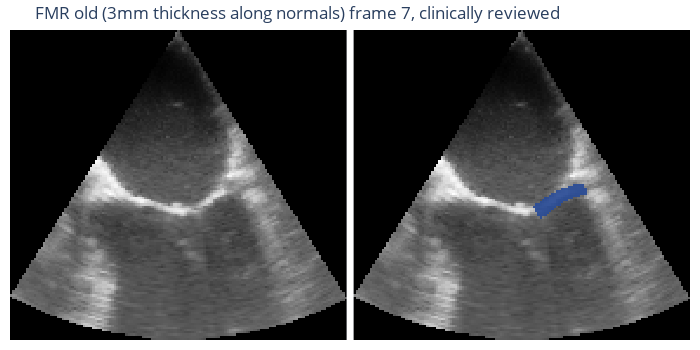
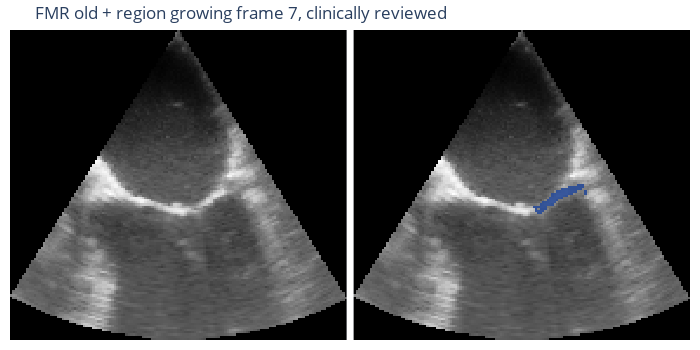

The cell these charts' notebook holds for them, in order:
### Code cell
# Plotting
data, name = fmr, "FMR"
axis, f = 0, int(data["nbf"] / 2)

# Plot one slice (middle)
foo = ecv.plot_slice(data["inputs"][f], {"anterior": data["old-ant"][f], "posterior": data["old-post"][f]},
                     int(data["voxshape"][axis]/2), axis=axis,
                     title=f"{name} old (3mm thickness along normals) frame {f}, clinically {reviewed}")
foo = ecv.plot_slice(data["inputs"][f], {"anterior": data["new-ant"][f], "posterior": data["new-post"][f]},
                     int(data["voxshape"][axis]/2), axis=axis,
                     title=f"{name} old + region growing frame {f}, clinically {reviewed}")
# Plot full sequence
ecv.sliced_sequence(data["inputs"], {"anterior": data["old-ant"], "posterior": data["old-post"]},
                    int(data["voxshape"][axis] / 2), axis=axis,
                    title=f"{name} old (3mm thickness along normals), clinically {reviewed}",
                    filename=f"{name}_oldway_axis-{axis}_{reviewed}.gif")
ecv.sliced_sequence(data["inputs"], {"anterior": data["new-ant"], "posterior": data["new-post"]},
                    int(data["voxshape"][axis] / 2), axis=axis,
                    title=f"{name} old + region growing, clinically {reviewed}",
                    filename=f"{name}_newway_axis-{axis}_{reviewed}.gif")

### Figure 1 — Plotly figure (JSON) as saved in the notebook; plotly's stock layout.template omitted (floating-point values rounded to 4 significant figures; data arrays with more than 128 entries replaced by an {"elided": "..."} marker saying what was removed)
{"data": [{"colorscale": [[0, "rgb(0, 0, 0)"], [0.125, "rgb(37,37,37)"], [0.25, "rgb(82,82,82)"], [0.375, "rgb(115,115,115)"], [0.5, "rgb(150,150,150)"], [0.625, "rgb(189,189,189)"], [0.75, "rgb(217,217,217)"], [0.875, "rgb(240,240,240)"], [1, "rgb(255,255,255)"]], "showscale": false, "type": "heatmap", "xaxis": "x", "yaxis": "y", "z": {"elided": "143x143 int values"}}, {"colorscale": [[0, "rgb(0, 0, 0)"], [0.125, "rgb(37,37,37)"], [0.25, "rgb(82,82,82)"], [0.375, "rgb(115,115,115)"], [0.5, "rgb(150,150,150)"], [0.625, "rgb(189,189,189)"], [0.75, "rgb(217,217,217)"], [0.875, "rgb(240,240,240)"], [1, "rgb(255,255,255)"]], "showscale": false, "type": "heatmap", "xaxis": "x2", "yaxis": "y2", "z": {"elided": "143x143 int values"}}, {"colorscale": [[0, "rgba(145,53,125,0.0)"], [1, "rgba(145,53,125,0.7)"]], "showscale": false, "type": "heatmap", "xaxis": "x2", "yaxis": "y2", "z": {"elided": "143x143 int values"}}, {"colorscale": [[0, "rgba(8,81,156,0.0)"], [1, "rgba(8,81,156,0.7)"]], "showscale": false, "type": "heatmap", "xaxis": "x2", "yaxis": "y2", "z": {"elided": "143x143 int values"}}], "layout": {"autosize": false, "height": 350, "margin": {"b": 10, "l": 10, "r": 10, "t": 30}, "title": {"text": "FMR old (3mm thickness along normals) frame 7, clinically reviewed", "y": 0.98}, "width": 700, "xaxis": {"anchor": "y", "autorange": true, "domain": [0, 0.495], "range": [-0.5, 142.5], "showgrid": false, "showticklabels": false}, "xaxis2": {"anchor": "y2", "autorange": true, "domain": [0.505, 1], "range": [-0.5, 142.5], "showgrid": false, "showticklabels": false}, "yaxis": {"anchor": "x", "autorange": true, "domain": [0, 1], "range": [-0.5, 142.5], "showgrid": false, "showticklabels": false}, "yaxis2": {"anchor": "x2", "autorange": true, "domain": [0, 1], "range": [-0.5, 142.5], "showgrid": false, "showticklabels": false}}}

### Figure 2 — Plotly figure (JSON) as saved in the notebook; plotly's stock layout.template omitted (floating-point values rounded to 4 significant figures; data arrays with more than 128 entries replaced by an {"elided": "..."} marker saying what was removed)
{"data": [{"colorscale": [[0, "rgb(0, 0, 0)"], [0.125, "rgb(37,37,37)"], [0.25, "rgb(82,82,82)"], [0.375, "rgb(115,115,115)"], [0.5, "rgb(150,150,150)"], [0.625, "rgb(189,189,189)"], [0.75, "rgb(217,217,217)"], [0.875, "rgb(240,240,240)"], [1, "rgb(255,255,255)"]], "showscale": false, "type": "heatmap", "xaxis": "x", "yaxis": "y", "z": {"elided": "143x143 int values"}}, {"colorscale": [[0, "rgb(0, 0, 0)"], [0.125, "rgb(37,37,37)"], [0.25, "rgb(82,82,82)"], [0.375, "rgb(115,115,115)"], [0.5, "rgb(150,150,150)"], [0.625, "rgb(189,189,189)"], [0.75, "rgb(217,217,217)"], [0.875, "rgb(240,240,240)"], [1, "rgb(255,255,255)"]], "showscale": false, "type": "heatmap", "xaxis": "x2", "yaxis": "y2", "z": {"elided": "143x143 int values"}}, {"colorscale": [[0, "rgba(145,53,125,0.0)"], [1, "rgba(145,53,125,0.7)"]], "showscale": false, "type": "heatmap", "xaxis": "x2", "yaxis": "y2", "z": {"elided": "143x143 int values"}}, {"colorscale": [[0, "rgba(8,81,156,0.0)"], [1, "rgba(8,81,156,0.7)"]], "showscale": false, "type": "heatmap", "xaxis": "x2", "yaxis": "y2", "z": {"elided": "143x143 int values"}}], "layout": {"autosize": false, "height": 350, "margin": {"b": 10, "l": 10, "r": 10, "t": 30}, "title": {"text": "FMR old + region growing frame 7, clinically reviewed", "y": 0.98}, "width": 700, "xaxis": {"anchor": "y", "autorange": true, "domain": [0, 0.495], "range": [-0.5, 142.5], "showgrid": false, "showticklabels": false}, "xaxis2": {"anchor": "y2", "autorange": true, "domain": [0.505, 1], "range": [-0.5, 142.5], "showgrid": false, "showticklabels": false}, "yaxis": {"anchor": "x", "autorange": true, "domain": [0, 1], "range": [-0.5, 142.5], "showgrid": false, "showticklabels": false}, "yaxis2": {"anchor": "x2", "autorange": true, "domain": [0, 1], "range": [-0.5, 142.5], "showgrid": false, "showticklabels": false}}}
